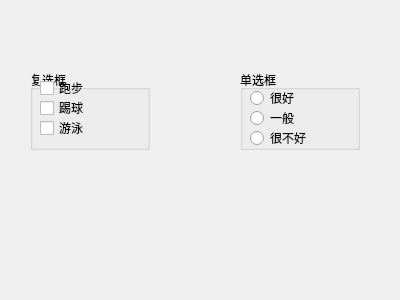
<?xml version="1.0" encoding="UTF-8"?>
<ui version="4.0">
 <class>Widget</class>
 <widget class="QWidget" name="Widget">
  <property name="geometry">
   <rect>
    <x>0</x>
    <y>0</y>
    <width>400</width>
    <height>300</height>
   </rect>
  </property>
  <property name="windowTitle">
   <string>Widget</string>
  </property>
  <widget class="QGroupBox" name="groupBox">
   <property name="geometry">
    <rect>
     <x>30</x>
     <y>70</y>
     <width>120</width>
     <height>80</height>
    </rect>
   </property>
   <property name="title">
    <string>复选框</string>
   </property>
   <widget class="QCheckBox" name="checkBox">
    <property name="geometry">
     <rect>
      <x>10</x>
      <y>10</y>
      <width>71</width>
      <height>16</height>
     </rect>
    </property>
    <property name="text">
     <string>跑步</string>
    </property>
    <property name="tristate">
     <bool>true</bool>
    </property>
   </widget>
   <widget class="QCheckBox" name="checkBox_2">
    <property name="geometry">
     <rect>
      <x>10</x>
      <y>30</y>
      <width>71</width>
      <height>16</height>
     </rect>
    </property>
    <property name="text">
     <string>踢球</string>
    </property>
    <property name="tristate">
     <bool>true</bool>
    </property>
   </widget>
   <widget class="QCheckBox" name="checkBox_3">
    <property name="geometry">
     <rect>
      <x>10</x>
      <y>50</y>
      <width>71</width>
      <height>16</height>
     </rect>
    </property>
    <property name="text">
     <string>游泳</string>
    </property>
    <property name="tristate">
     <bool>true</bool>
    </property>
   </widget>
  </widget>
  <widget class="QGroupBox" name="groupBox_2">
   <property name="geometry">
    <rect>
     <x>240</x>
     <y>70</y>
     <width>120</width>
     <height>80</height>
    </rect>
   </property>
   <property name="title">
    <string>单选框</string>
   </property>
   <widget class="QRadioButton" name="radioButton">
    <property name="geometry">
     <rect>
      <x>10</x>
      <y>20</y>
      <width>89</width>
      <height>16</height>
     </rect>
    </property>
    <property name="text">
     <string>很好</string>
    </property>
   </widget>
   <widget class="QRadioButton" name="radioButton_2">
    <property name="geometry">
     <rect>
      <x>10</x>
      <y>40</y>
      <width>89</width>
      <height>16</height>
     </rect>
    </property>
    <property name="text">
     <string>一般</string>
    </property>
   </widget>
   <widget class="QRadioButton" name="radioButton_3">
    <property name="geometry">
     <rect>
      <x>10</x>
      <y>60</y>
      <width>89</width>
      <height>16</height>
     </rect>
    </property>
    <property name="text">
     <string>很不好</string>
    </property>
   </widget>
  </widget>
 </widget>
 <layoutdefault spacing="6" margin="11"/>
 <resources/>
 <connections/>
</ui>
